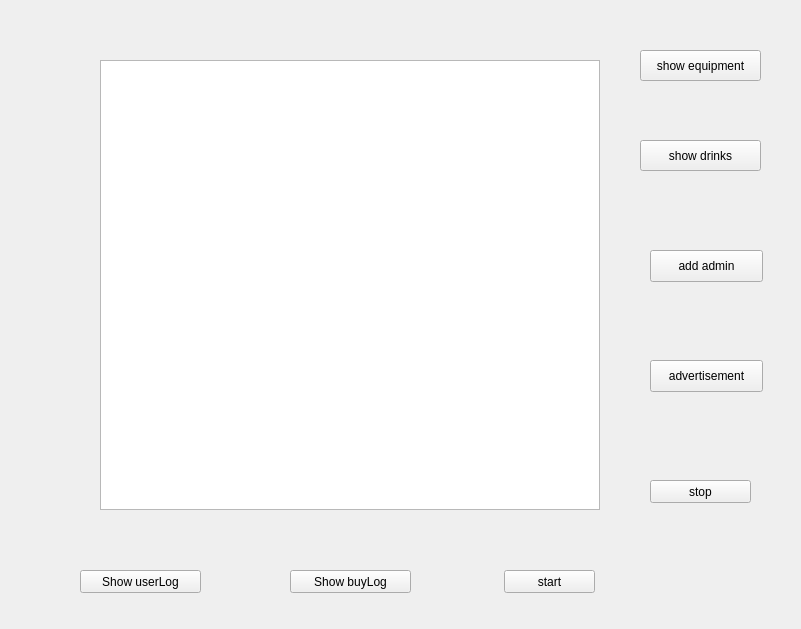
<?xml version="1.0" encoding="UTF-8"?>
<ui version="4.0">
 <class>Widget</class>
 <widget class="QWidget" name="Widget">
  <property name="geometry">
   <rect>
    <x>0</x>
    <y>0</y>
    <width>801</width>
    <height>629</height>
   </rect>
  </property>
  <property name="windowTitle">
   <string>Widget</string>
  </property>
  <widget class="QStackedWidget" name="stackedWidget">
   <property name="geometry">
    <rect>
     <x>0</x>
     <y>0</y>
     <width>801</width>
     <height>631</height>
    </rect>
   </property>
   <widget class="QWidget" name="control">
    <widget class="QPushButton" name="button_drinks">
     <property name="geometry">
      <rect>
       <x>640</x>
       <y>140</y>
       <width>121</width>
       <height>31</height>
      </rect>
     </property>
     <property name="text">
      <string>show drinks</string>
     </property>
    </widget>
    <widget class="QPushButton" name="button_userLog">
     <property name="geometry">
      <rect>
       <x>80</x>
       <y>570</y>
       <width>121</width>
       <height>23</height>
      </rect>
     </property>
     <property name="text">
      <string>Show userLog</string>
     </property>
    </widget>
    <widget class="QPushButton" name="button_close">
     <property name="geometry">
      <rect>
       <x>650</x>
       <y>480</y>
       <width>101</width>
       <height>23</height>
      </rect>
     </property>
     <property name="text">
      <string>stop</string>
     </property>
    </widget>
    <widget class="QPushButton" name="button_buyLog">
     <property name="geometry">
      <rect>
       <x>290</x>
       <y>570</y>
       <width>121</width>
       <height>23</height>
      </rect>
     </property>
     <property name="text">
      <string>Show buyLog</string>
     </property>
    </widget>
    <widget class="QPushButton" name="button_start">
     <property name="geometry">
      <rect>
       <x>504</x>
       <y>570</y>
       <width>91</width>
       <height>23</height>
      </rect>
     </property>
     <property name="text">
      <string>start</string>
     </property>
    </widget>
    <widget class="QTextBrowser" name="showMessage">
     <property name="geometry">
      <rect>
       <x>100</x>
       <y>60</y>
       <width>500</width>
       <height>450</height>
      </rect>
     </property>
    </widget>
    <widget class="QPushButton" name="button_equipment">
     <property name="geometry">
      <rect>
       <x>640</x>
       <y>50</y>
       <width>121</width>
       <height>31</height>
      </rect>
     </property>
     <property name="text">
      <string>show equipment</string>
     </property>
    </widget>
    <widget class="QPushButton" name="button_addAdmin">
     <property name="geometry">
      <rect>
       <x>650</x>
       <y>250</y>
       <width>113</width>
       <height>32</height>
      </rect>
     </property>
     <property name="text">
      <string>add admin</string>
     </property>
    </widget>
    <widget class="QPushButton" name="button_advertisement">
     <property name="geometry">
      <rect>
       <x>650</x>
       <y>360</y>
       <width>113</width>
       <height>32</height>
      </rect>
     </property>
     <property name="text">
      <string>advertisement</string>
     </property>
    </widget>
   </widget>
   <widget class="QWidget" name="userLog">
    <widget class="QPushButton" name="button_flush_userLog">
     <property name="geometry">
      <rect>
       <x>290</x>
       <y>570</y>
       <width>75</width>
       <height>23</height>
      </rect>
     </property>
     <property name="text">
      <string>刷新</string>
     </property>
    </widget>
    <widget class="QTableView" name="tableView_userLog">
     <property name="geometry">
      <rect>
       <x>0</x>
       <y>30</y>
       <width>800</width>
       <height>521</height>
      </rect>
     </property>
    </widget>
    <widget class="QPushButton" name="button_returnControl_ulog">
     <property name="geometry">
      <rect>
       <x>430</x>
       <y>570</y>
       <width>121</width>
       <height>23</height>
      </rect>
     </property>
     <property name="text">
      <string>返回控制界面</string>
     </property>
    </widget>
   </widget>
   <widget class="QWidget" name="drink">
    <widget class="QTableView" name="tableView_drink">
     <property name="geometry">
      <rect>
       <x>0</x>
       <y>10</y>
       <width>800</width>
       <height>521</height>
      </rect>
     </property>
    </widget>
    <widget class="QPushButton" name="button_update_drink">
     <property name="geometry">
      <rect>
       <x>360</x>
       <y>550</y>
       <width>75</width>
       <height>23</height>
      </rect>
     </property>
     <property name="text">
      <string>更新数据</string>
     </property>
    </widget>
    <widget class="QPushButton" name="button_flush_drink">
     <property name="geometry">
      <rect>
       <x>260</x>
       <y>550</y>
       <width>75</width>
       <height>23</height>
      </rect>
     </property>
     <property name="text">
      <string>刷新</string>
     </property>
    </widget>
    <widget class="QPushButton" name="button_returnControl">
     <property name="geometry">
      <rect>
       <x>460</x>
       <y>550</y>
       <width>101</width>
       <height>23</height>
      </rect>
     </property>
     <property name="text">
      <string>返回控制界面</string>
     </property>
    </widget>
   </widget>
   <widget class="QWidget" name="buyLog">
    <widget class="QPushButton" name="button_returnControl_ulog_2">
     <property name="geometry">
      <rect>
       <x>420</x>
       <y>570</y>
       <width>121</width>
       <height>23</height>
      </rect>
     </property>
     <property name="text">
      <string>返回控制界面</string>
     </property>
    </widget>
    <widget class="QTableView" name="tableView_buyLog">
     <property name="geometry">
      <rect>
       <x>0</x>
       <y>30</y>
       <width>800</width>
       <height>521</height>
      </rect>
     </property>
    </widget>
    <widget class="QPushButton" name="button_flush_buyLog">
     <property name="geometry">
      <rect>
       <x>300</x>
       <y>570</y>
       <width>75</width>
       <height>23</height>
      </rect>
     </property>
     <property name="text">
      <string>刷新</string>
     </property>
    </widget>
    <widget class="QLabel" name="label_buyLog_sale">
     <property name="geometry">
      <rect>
       <x>300</x>
       <y>10</y>
       <width>151</width>
       <height>20</height>
      </rect>
     </property>
     <property name="text">
      <string>Today'sale:</string>
     </property>
    </widget>
   </widget>
   <widget class="QWidget" name="equipment">
    <widget class="QPushButton" name="button_control_equipment">
     <property name="geometry">
      <rect>
       <x>500</x>
       <y>570</y>
       <width>121</width>
       <height>23</height>
      </rect>
     </property>
     <property name="text">
      <string>返回控制界面</string>
     </property>
    </widget>
    <widget class="QPushButton" name="button_flush_equipment">
     <property name="geometry">
      <rect>
       <x>260</x>
       <y>570</y>
       <width>75</width>
       <height>23</height>
      </rect>
     </property>
     <property name="text">
      <string>刷新</string>
     </property>
    </widget>
    <widget class="QPushButton" name="button_update_equipment">
     <property name="geometry">
      <rect>
       <x>380</x>
       <y>570</y>
       <width>75</width>
       <height>23</height>
      </rect>
     </property>
     <property name="text">
      <string>更新数据</string>
     </property>
    </widget>
    <widget class="QTableView" name="tableView_equipment">
     <property name="geometry">
      <rect>
       <x>0</x>
       <y>30</y>
       <width>800</width>
       <height>521</height>
      </rect>
     </property>
    </widget>
   </widget>
   <widget class="QWidget" name="addAdmin">
    <widget class="QPushButton" name="button_register">
     <property name="geometry">
      <rect>
       <x>290</x>
       <y>370</y>
       <width>91</width>
       <height>32</height>
      </rect>
     </property>
     <property name="text">
      <string>注册</string>
     </property>
    </widget>
    <widget class="QLabel" name="label_password">
     <property name="geometry">
      <rect>
       <x>310</x>
       <y>270</y>
       <width>41</width>
       <height>21</height>
      </rect>
     </property>
     <property name="text">
      <string>密码：</string>
     </property>
    </widget>
    <widget class="QLineEdit" name="line_user">
     <property name="geometry">
      <rect>
       <x>350</x>
       <y>230</y>
       <width>151</width>
       <height>21</height>
      </rect>
     </property>
    </widget>
    <widget class="QLabel" name="label_user">
     <property name="geometry">
      <rect>
       <x>310</x>
       <y>230</y>
       <width>31</width>
       <height>21</height>
      </rect>
     </property>
     <property name="text">
      <string>用户：</string>
     </property>
    </widget>
    <widget class="QLineEdit" name="line_password">
     <property name="geometry">
      <rect>
       <x>350</x>
       <y>270</y>
       <width>151</width>
       <height>21</height>
      </rect>
     </property>
    </widget>
    <widget class="QLabel" name="label">
     <property name="geometry">
      <rect>
       <x>370</x>
       <y>110</y>
       <width>161</width>
       <height>41</height>
      </rect>
     </property>
     <property name="text">
      <string>管理员注册界面</string>
     </property>
    </widget>
    <widget class="QPushButton" name="pushButton">
     <property name="geometry">
      <rect>
       <x>450</x>
       <y>370</y>
       <width>91</width>
       <height>32</height>
      </rect>
     </property>
     <property name="text">
      <string>返回</string>
     </property>
    </widget>
   </widget>
   <widget class="QWidget" name="advertisement">
    <widget class="QLineEdit" name="lineEdit_adv">
     <property name="geometry">
      <rect>
       <x>240</x>
       <y>210</y>
       <width>281</width>
       <height>21</height>
      </rect>
     </property>
    </widget>
    <widget class="QPushButton" name="button_adv_start">
     <property name="geometry">
      <rect>
       <x>110</x>
       <y>420</y>
       <width>81</width>
       <height>32</height>
      </rect>
     </property>
     <property name="text">
      <string>启动</string>
     </property>
    </widget>
    <widget class="QPushButton" name="button_adv_stop">
     <property name="geometry">
      <rect>
       <x>260</x>
       <y>420</y>
       <width>81</width>
       <height>32</height>
      </rect>
     </property>
     <property name="text">
      <string>停止</string>
     </property>
    </widget>
    <widget class="QPushButton" name="button_adv_pre">
     <property name="geometry">
      <rect>
       <x>410</x>
       <y>420</y>
       <width>81</width>
       <height>32</height>
      </rect>
     </property>
     <property name="text">
      <string>前一个</string>
     </property>
    </widget>
    <widget class="QPushButton" name="button_adv_next">
     <property name="geometry">
      <rect>
       <x>570</x>
       <y>420</y>
       <width>81</width>
       <height>32</height>
      </rect>
     </property>
     <property name="text">
      <string>后一个</string>
     </property>
    </widget>
    <widget class="QPushButton" name="button_adv_insert">
     <property name="geometry">
      <rect>
       <x>190</x>
       <y>320</y>
       <width>81</width>
       <height>32</height>
      </rect>
     </property>
     <property name="text">
      <string>插入</string>
     </property>
    </widget>
    <widget class="QPushButton" name="button_adv_delete">
     <property name="geometry">
      <rect>
       <x>480</x>
       <y>320</y>
       <width>81</width>
       <height>32</height>
      </rect>
     </property>
     <property name="text">
      <string>删除</string>
     </property>
    </widget>
    <widget class="QPushButton" name="pushButton_2">
     <property name="geometry">
      <rect>
       <x>320</x>
       <y>530</y>
       <width>113</width>
       <height>32</height>
      </rect>
     </property>
     <property name="text">
      <string>返回</string>
     </property>
    </widget>
   </widget>
  </widget>
 </widget>
 <layoutdefault spacing="6" margin="11"/>
 <resources/>
 <connections/>
</ui>
